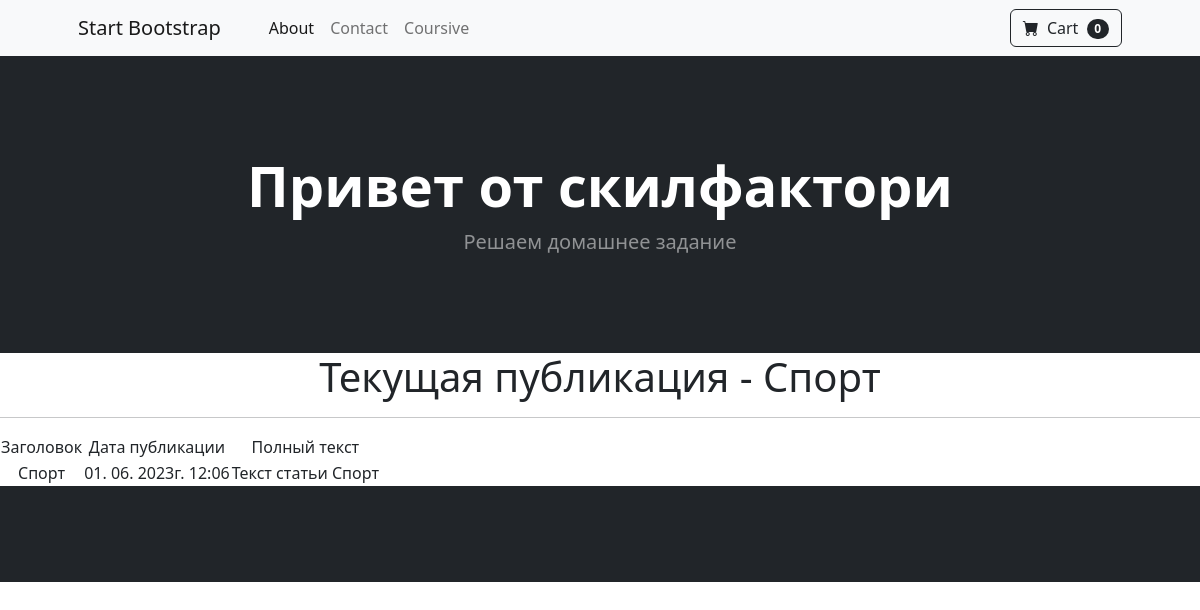
The page /news/2 on the database its author committed.
### newsapp/models.py (models this page shows, shortened)
class Post(models.Model):
    article = 'AR'
    news = 'NW'
    CHOICE = [
        (article, 'Статья'),
        (news, 'Новость')
    ]
    category = models.CharField(max_length=2,
                                choices=CHOICE,
                                default=article)
    adding_time = models.DateTimeField(auto_now_add=True)
    post_title = models.CharField(max_length=255)
    post_text = models.TextField()
    post_rating = models.IntegerField(default=0)
    post_author = models.ForeignKey(Author, on_delete=models.CASCADE, related_name='posts')
    post_category = models.ManyToManyField(Category, through='PostCategory')

### newsapp/views.py (the view)
# urls.py: path('<int:pk>', PostDetail.as_view()),
class PostDetail(DetailView):
    model = Post
    template_name = 'post.html'
    context_object_name = 'post'  # название объекта

### newsapp/templatetags/custom_filters.py (called while the page is built)
@register.filter(name='Censor')
def Censor(value):
    negative_words = ['ругательства', 'политика', 'толерантность']
    censored_value = value
    for word in negative_words:
        censored_value = censored_value.replace(word, '*****')
    return censored_value

### templates/post.html (shortened to what this page needs)
{% extends 'flatpages/default.html' %}
{% load custom_filters %}
{% block content %}
    <h1>Текущая публикация - {{post.post_title|Censor}} </h1>
    <hr>
    {% if post %}
        <table>
            <tr>
                <td>
                    Заголовок
                </td>
                <td>
                    Дата публикации
                </td>
                <td>
                    Полный текст
                </td>
            </tr>
            <tr>
                <td>
                    {{ post.post_title|Censor }}
                </td>
                <td>
                    {{ post.adding_time|date:'d. m. Yг. H:m' }}
                </td>
                <td>
                    {{ post.post_text|Censor}}
                </td>
            </tr>
        </table>
    {% else %}
        <h2>Новости будут добавлены позднее!</h2>
    {% endif %}
{% endblock content %}

### rows shown on the page
Post: post_title|Censor "Спорт", adding_time "01. 06. 2023г. 12:06", post_text|Censor "Текст статьи Спорт"
